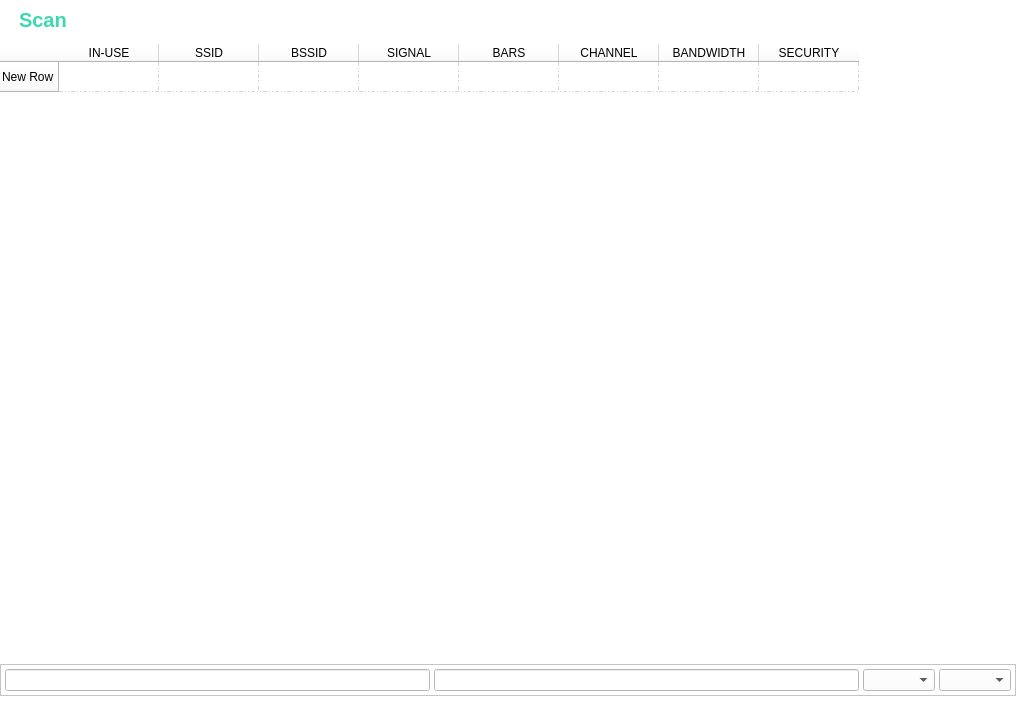
<?xml version="1.0" encoding="UTF-8"?>
<ui version="4.0">
 <class>Form</class>
 <widget class="QWidget" name="Form">
  <property name="geometry">
   <rect>
    <x>0</x>
    <y>0</y>
    <width>1016</width>
    <height>720</height>
   </rect>
  </property>
  <property name="windowTitle">
   <string>Form</string>
  </property>
  <property name="styleSheet">
   <string notr="true">background-color: #ffffff;</string>
  </property>
  <layout class="QVBoxLayout" name="verticalLayout_3">
   <property name="spacing">
    <number>0</number>
   </property>
   <property name="leftMargin">
    <number>0</number>
   </property>
   <property name="topMargin">
    <number>0</number>
   </property>
   <property name="rightMargin">
    <number>0</number>
   </property>
   <property name="bottomMargin">
    <number>0</number>
   </property>
   <item>
    <widget class="QFrame" name="frame">
     <property name="frameShape">
      <enum>QFrame::Shape::NoFrame</enum>
     </property>
     <property name="frameShadow">
      <enum>QFrame::Shadow::Raised</enum>
     </property>
     <layout class="QVBoxLayout" name="verticalLayout">
      <property name="spacing">
       <number>4</number>
      </property>
      <property name="leftMargin">
       <number>0</number>
      </property>
      <property name="topMargin">
       <number>0</number>
      </property>
      <property name="rightMargin">
       <number>0</number>
      </property>
      <property name="bottomMargin">
       <number>0</number>
      </property>
      <item>
       <widget class="QFrame" name="frHeader">
        <property name="maximumSize">
         <size>
          <width>16777215</width>
          <height>64</height>
         </size>
        </property>
        <property name="styleSheet">
         <string notr="true">#lblPageName {
	font-size: 20px;
	text-transform: uppercase;
	font-weight: bold;
	color: #3bd8b1;
}</string>
        </property>
        <property name="frameShape">
         <enum>QFrame::Shape::NoFrame</enum>
        </property>
        <layout class="QHBoxLayout" name="horizontalLayout_2">
         <property name="spacing">
          <number>4</number>
         </property>
         <property name="leftMargin">
          <number>8</number>
         </property>
         <property name="topMargin">
          <number>8</number>
         </property>
         <property name="rightMargin">
          <number>8</number>
         </property>
         <property name="bottomMargin">
          <number>8</number>
         </property>
         <item>
          <widget class="QLabel" name="lblPageIcon">
           <property name="maximumSize">
            <size>
             <width>48</width>
             <height>48</height>
            </size>
           </property>
           <property name="text">
            <string/>
           </property>
           <property name="pixmap">
            <pixmap resource="../../resources.qrc">:/root/resources/icons8-radar-48.png</pixmap>
           </property>
          </widget>
         </item>
         <item>
          <widget class="QLabel" name="lblPageName">
           <property name="text">
            <string>Scan</string>
           </property>
          </widget>
         </item>
         <item>
          <spacer name="horizontalSpacer">
           <property name="orientation">
            <enum>Qt::Orientation::Horizontal</enum>
           </property>
           <property name="sizeHint" stdset="0">
            <size>
             <width>40</width>
             <height>20</height>
            </size>
           </property>
          </spacer>
         </item>
        </layout>
       </widget>
      </item>
      <item>
       <widget class="QFrame" name="frBody">
        <property name="frameShape">
         <enum>QFrame::Shape::NoFrame</enum>
        </property>
        <layout class="QVBoxLayout" name="verticalLayout_2">
         <property name="spacing">
          <number>4</number>
         </property>
         <property name="leftMargin">
          <number>0</number>
         </property>
         <property name="topMargin">
          <number>0</number>
         </property>
         <property name="rightMargin">
          <number>0</number>
         </property>
         <property name="bottomMargin">
          <number>0</number>
         </property>
         <item>
          <widget class="QStackedWidget" name="stackedWidget">
           <property name="currentIndex">
            <number>1</number>
           </property>
           <widget class="QWidget" name="pageEmpty">
            <widget class="QFrame" name="frEmpty">
             <property name="geometry">
              <rect>
               <x>0</x>
               <y>0</y>
               <width>1016</width>
               <height>652</height>
              </rect>
             </property>
             <property name="frameShape">
              <enum>QFrame::Shape::NoFrame</enum>
             </property>
             <property name="frameShadow">
              <enum>QFrame::Shadow::Raised</enum>
             </property>
             <layout class="QVBoxLayout" name="verticalLayout_5">
              <property name="spacing">
               <number>4</number>
              </property>
              <property name="leftMargin">
               <number>8</number>
              </property>
              <property name="topMargin">
               <number>8</number>
              </property>
              <property name="rightMargin">
               <number>8</number>
              </property>
              <property name="bottomMargin">
               <number>8</number>
              </property>
              <item>
               <widget class="QFrame" name="frStatus">
                <property name="minimumSize">
                 <size>
                  <width>0</width>
                  <height>48</height>
                 </size>
                </property>
                <property name="maximumSize">
                 <size>
                  <width>16777215</width>
                  <height>64</height>
                 </size>
                </property>
                <property name="styleSheet">
                 <string notr="true">#lblStatusText {
	color: #2196f3;
	font-weight: bold;
	font-size: 16px;
}</string>
                </property>
                <property name="frameShape">
                 <enum>QFrame::Shape::NoFrame</enum>
                </property>
                <property name="frameShadow">
                 <enum>QFrame::Shadow::Raised</enum>
                </property>
                <layout class="QHBoxLayout" name="horizontalLayout_9">
                 <property name="spacing">
                  <number>4</number>
                 </property>
                 <property name="leftMargin">
                  <number>8</number>
                 </property>
                 <property name="topMargin">
                  <number>8</number>
                 </property>
                 <property name="rightMargin">
                  <number>8</number>
                 </property>
                 <property name="bottomMargin">
                  <number>8</number>
                 </property>
                 <item>
                  <widget class="QLabel" name="lblStatusIcon">
                   <property name="minimumSize">
                    <size>
                     <width>32</width>
                     <height>32</height>
                    </size>
                   </property>
                   <property name="maximumSize">
                    <size>
                     <width>32</width>
                     <height>32</height>
                    </size>
                   </property>
                   <property name="text">
                    <string/>
                   </property>
                   <property name="pixmap">
                    <pixmap resource="../../resources.qrc">:/root/resources/icons8-info-32.png</pixmap>
                   </property>
                  </widget>
                 </item>
                 <item>
                  <widget class="QLabel" name="lblStatusText">
                   <property name="text">
                    <string>No data.</string>
                   </property>
                   <property name="alignment">
                    <set>Qt::AlignmentFlag::AlignLeading|Qt::AlignmentFlag::AlignLeft|Qt::AlignmentFlag::AlignVCenter</set>
                   </property>
                  </widget>
                 </item>
                </layout>
               </widget>
              </item>
              <item>
               <spacer name="verticalSpacer">
                <property name="orientation">
                 <enum>Qt::Orientation::Vertical</enum>
                </property>
                <property name="sizeHint" stdset="0">
                 <size>
                  <width>20</width>
                  <height>40</height>
                 </size>
                </property>
               </spacer>
              </item>
             </layout>
            </widget>
           </widget>
           <widget class="QWidget" name="pageData">
            <widget class="QFrame" name="frData">
             <property name="geometry">
              <rect>
               <x>0</x>
               <y>0</y>
               <width>1016</width>
               <height>652</height>
              </rect>
             </property>
             <property name="frameShape">
              <enum>QFrame::Shape::NoFrame</enum>
             </property>
             <property name="frameShadow">
              <enum>QFrame::Shadow::Raised</enum>
             </property>
             <layout class="QVBoxLayout" name="verticalLayout_4">
              <property name="spacing">
               <number>4</number>
              </property>
              <property name="leftMargin">
               <number>0</number>
              </property>
              <property name="topMargin">
               <number>0</number>
              </property>
              <property name="rightMargin">
               <number>0</number>
              </property>
              <property name="bottomMargin">
               <number>0</number>
              </property>
              <item>
               <widget class="QTableWidget" name="tableScanData">
                <property name="frameShape">
                 <enum>QFrame::Shape::NoFrame</enum>
                </property>
                <property name="editTriggers">
                 <set>QAbstractItemView::EditTrigger::NoEditTriggers</set>
                </property>
                <property name="selectionMode">
                 <enum>QAbstractItemView::SelectionMode::SingleSelection</enum>
                </property>
                <property name="selectionBehavior">
                 <enum>QAbstractItemView::SelectionBehavior::SelectRows</enum>
                </property>
                <property name="gridStyle">
                 <enum>Qt::PenStyle::DashDotDotLine</enum>
                </property>
                <property name="sortingEnabled">
                 <bool>true</bool>
                </property>
                <attribute name="horizontalHeaderStretchLastSection">
                 <bool>false</bool>
                </attribute>
                <row>
                 <property name="text">
                  <string>New Row</string>
                 </property>
                </row>
                <column>
                 <property name="text">
                  <string>IN-USE</string>
                 </property>
                </column>
                <column>
                 <property name="text">
                  <string>SSID</string>
                 </property>
                </column>
                <column>
                 <property name="text">
                  <string>BSSID</string>
                 </property>
                </column>
                <column>
                 <property name="text">
                  <string>SIGNAL</string>
                 </property>
                </column>
                <column>
                 <property name="text">
                  <string>BARS</string>
                 </property>
                </column>
                <column>
                 <property name="text">
                  <string>CHANNEL</string>
                 </property>
                </column>
                <column>
                 <property name="text">
                  <string>BANDWIDTH</string>
                 </property>
                </column>
                <column>
                 <property name="text">
                  <string>SECURITY</string>
                 </property>
                </column>
                <item row="0" column="1">
                 <property name="text">
                  <string/>
                 </property>
                </item>
               </widget>
              </item>
              <item>
               <widget class="QFrame" name="frFilter">
                <property name="frameShape">
                 <enum>QFrame::Shape::StyledPanel</enum>
                </property>
                <property name="frameShadow">
                 <enum>QFrame::Shadow::Raised</enum>
                </property>
                <layout class="QHBoxLayout" name="horizontalLayout_3">
                 <property name="spacing">
                  <number>4</number>
                 </property>
                 <property name="leftMargin">
                  <number>4</number>
                 </property>
                 <property name="topMargin">
                  <number>4</number>
                 </property>
                 <property name="rightMargin">
                  <number>4</number>
                 </property>
                 <property name="bottomMargin">
                  <number>4</number>
                 </property>
                 <item>
                  <widget class="QLineEdit" name="lineEdit"/>
                 </item>
                 <item>
                  <widget class="QLineEdit" name="lineEdit_2"/>
                 </item>
                 <item>
                  <widget class="QComboBox" name="comboBox_2"/>
                 </item>
                 <item>
                  <widget class="QComboBox" name="comboBox"/>
                 </item>
                </layout>
               </widget>
              </item>
             </layout>
            </widget>
           </widget>
          </widget>
         </item>
        </layout>
       </widget>
      </item>
     </layout>
    </widget>
   </item>
  </layout>
 </widget>
 <resources>
  <include location="../../resources.qrc"/>
 </resources>
 <connections/>
</ui>
